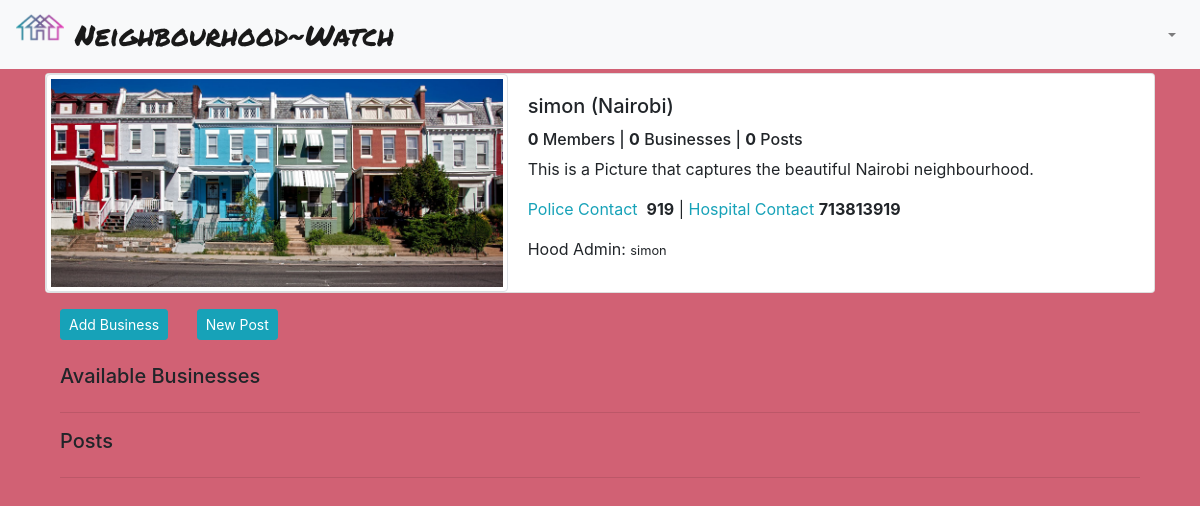
The page /single_hood/2 (signed in) on the database its author committed.
### neighborhoods/models.py (models this page shows, shortened)
class Neighbourhood(models.Model):
    name = models.CharField(max_length=50)
    location = models.CharField(max_length=60)
    admin = models.ForeignKey("Profile", on_delete=models.CASCADE, related_name='hood')
    neighbourhood_logo = models.ImageField(upload_to='images/')
    description = models.TextField()
    healthcenter_number = models.IntegerField(null=True, blank=True)
    police_number = models.IntegerField(null=True, blank=True)
    occupants_count = models.IntegerField(null=True, blank=True)

class Profile(models.Model):
    user = models.OneToOneField(User, on_delete=models.CASCADE, related_name='profile')
    name = models.CharField(max_length=80, blank=True)
    bio = models.TextField(max_length=254, blank=True)
    profile_picture = models.ImageField(upload_to='images/', default='default.png')
    location = models.CharField(max_length=50, blank=True, null=True)
    neighbourhood = models.ForeignKey('Neighbourhood', on_delete=models.SET_NULL, null=True, related_name='members', blank=True)

### neighborhoods/views.py (the view)
# urls.py: path('single_hood/<hood_id>', views.single_neighbourhood, name='single-hood'),
def single_neighbourhood(request, hood_id):
    hood = Neighbourhood.objects.get(id=hood_id)
    business = Business.objects.filter(neighbourhood=hood)
    posts = Post.objects.filter(hood=hood)
    posts = posts[::-1]
    if request.method == 'POST':
        form = BusinessForm(request.POST)
        if form.is_valid():
            b_form = form.save(commit=False)
            b_form.neighbourhood = hood
            b_form.user = request.user.profile
            b_form.save()
            return redirect('single-hood', hood.id)
    else:
        form = BusinessForm()
    params = {
        'hood': hood,
        'business': business,
        'form': form,
        'posts': posts
    }
    return render(request, 'single_hood.html', params)

### neighborhoods/templates/single_hood.html (shortened to what this page needs)
{% extends 'base.html' %}
{% load crispy_forms_tags %}
{% block content %}
<div class="container" >
  <div class="row">
    <div class="col-md-12">
      <div class="card mb-3">
        <div class="row no-gutters">
          <div class="col-md-5">
            <img src="{{ hood.neighbourhood_logo.url }}" class="img-thumbnail" alt="">
          </div>
          <div class="col-md-7">
            <div class="card-body">
              <h5 class="card-title tt">{{ hood.name }} ({{hood.location}})
              </h5>
              <h6 class="card-text">
                <span><strong>{{hood.members.count}}</strong> Member{{hood.members.count|pluralize}}</span>
                | <strong>{{ hood.business.count }}</strong> Businesses | <strong>
                  {{ hood.hood_post.count }}</strong> Post{{ hood.hood_post.count|pluralize }}
              </h6>
              <p class="card-text">{{hood.description}}</p>
              <p class="card-text"><span class="text-info">Police Contact</span>
                &nbsp;<strong>{{hood.police_number}}</strong> |
                <span class="text-info">Hospital Contact</span> <strong>{{hood.healthcenter_number}}</strong></p>
              <p class="card-text">Hood Admin: <small class="">
                  {{ hood.admin.user.username }}</small></p>
            </div>
          </div>
        </div>
      </div>
    </div>
  </div>
  <div class="container hoode">
    <div class="row">
      <div class="col-md-12">
        <a href="" class="btn btn-sm btn-info mb-4 mr-4" data-toggle="modal" data-target="#Business">Add
          Business</a>
        <a class="btn btn-sm btn-info mb-4" href="{% url 'post' hood.id %}">New Post</a>
        <h5 class="D-block mx-auto tt">Available Businesses</h5>
        <hr>
        <h5 class="D-block mx-auto tt">Posts</h5>
        <hr>
      </div>
    </div>
  </div>
</div>
{% endblock %}

### neighborhoods/templates/single_hood.html (style rules this page uses)
body { background-color: rgb(209, 97, 116); }

### rows shown on the page
Neighbourhood: neighbourhood_logo (picture), name "simon", location "Nairobi", members.count "0", business.count "0", hood_post.count "0", description "This is a Picture that captures the beautiful Nairobi neighbourhood.", police_number "919", healthcenter_number "713813919", admin.user.username "simon"
